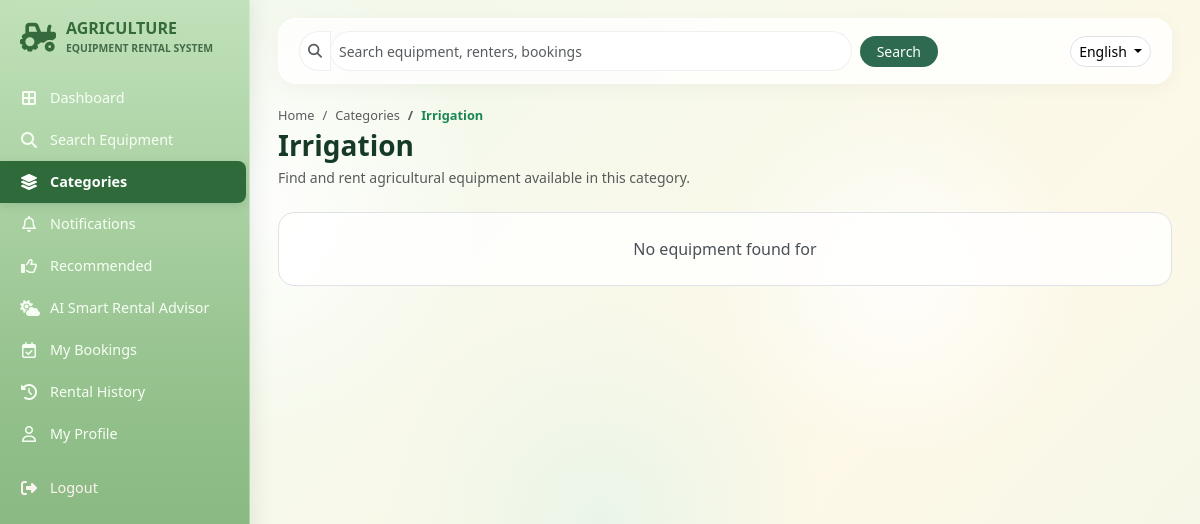
/category_items.php?category_id=3 (signed in), run on an earlier commit of the app's database.
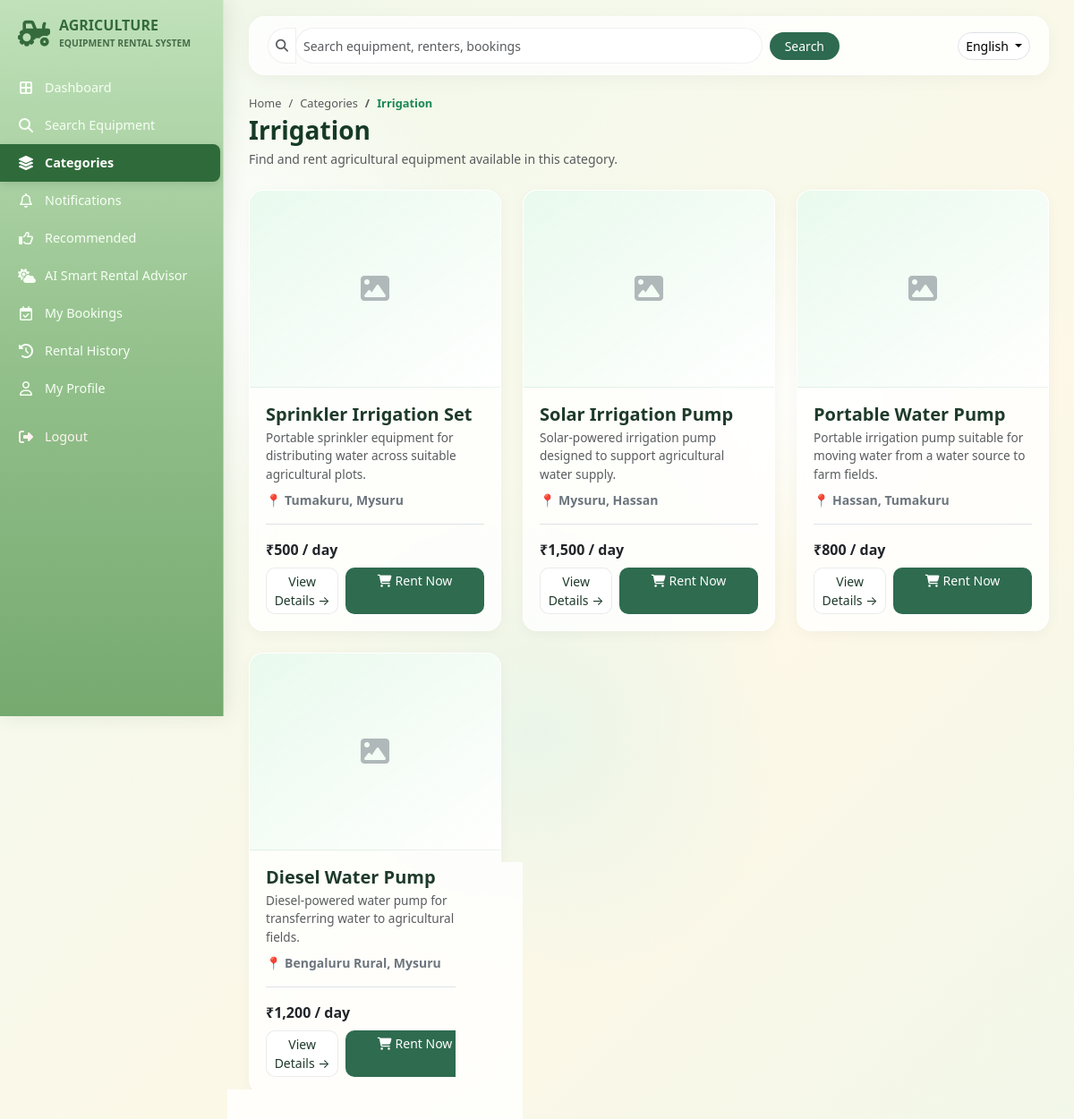
And on a later commit of the database.
### tables this page shows
CREATE TABLE `categories` (
  `category_id` int(11) NOT NULL,
  `category_name` varchar(50) NOT NULL,
  `description` text DEFAULT NULL,
  `image` varchar(255) DEFAULT NULL,
  `icon_class` varchar(50) DEFAULT 'fa-tractor'
);

CREATE TABLE `equipment` (
  `equipment_id` int(11) NOT NULL,
  `category_id` int(11) DEFAULT NULL,
  `lender_id` int(11) NOT NULL,
  `title` varchar(150) NOT NULL,
  `category` varchar(50) NOT NULL,
  `brand_model` varchar(100) NOT NULL,
  `power_hp` int(11) DEFAULT NULL,
  `drive_type` varchar(20) DEFAULT NULL,
  `model_year` int(11) DEFAULT NULL,
  `fuel_type` varchar(30) DEFAULT NULL,
  `working_width` varchar(50) DEFAULT NULL,
  `equipment_condition` enum('New','Good','Used') DEFAULT 'Good',
  `price_per_day` decimal(10,2) NOT NULL,
  `min_booking_days` int(11) DEFAULT 1,
  `service_location` varchar(100) NOT NULL,
  `distance_km` decimal(5,1) DEFAULT 5.0,
  `description` text DEFAULT NULL,
  `image` varchar(255) NOT NULL,
  `badge` enum('RECOMMENDED','POPULAR','TOP RATED','BEST PRICE','NONE') DEFAULT 'NONE',
  `status` enum('Available','Rented Out','Under Maintenance','Inactive') DEFAULT 'Available',
  `rating` decimal(2,1) DEFAULT 4.5,
  `rating_count` int(11) DEFAULT 0,
  `created_at` timestamp NOT NULL DEFAULT current_timestamp(),
  `is_featured` tinyint(1) DEFAULT 0,
  `latitude` decimal(10,8) DEFAULT NULL,
  `longitude` decimal(11,8) DEFAULT NULL
);

### includes/lang.php (called while the page is built, shortened)
<?php
$current_lang = $_SESSION['lang'] ?? 'en';
function __($key) {
    global $translations, $current_lang;
    return $translations[$current_lang][$key] ?? $translations['en'][$key] ?? $key;
}
?>

### category_items.php (the view, shortened to what the rows shown need)
<?php
require_once __DIR__ . '/includes/lang.php';
$current_lang = $_SESSION['lang'] ?? 'en';
$category_id = isset($_GET['category_id']) ? intval($_GET['category_id']) : 0;
$category = '';
if ($category_id > 0) {
    $category_query = "SELECT category_name
                       FROM categories
                       WHERE category_id = ?";
    $category_stmt = mysqli_prepare($conn, $category_query);
    if ($category_stmt) {
        mysqli_stmt_bind_param($category_stmt, "i", $category_id);
        mysqli_stmt_execute($category_stmt);
        $category_result = mysqli_stmt_get_result($category_stmt);
        if ($category_result && mysqli_num_rows($category_result) > 0) {
            $category_row = mysqli_fetch_assoc($category_result);
            $category = $category_row['category_name'];
        }
    }
}
$result = false;
if ($category_id > 0) {
    $query = "SELECT *
              FROM equipment
              WHERE category_id = ?
              ORDER BY equipment_id DESC";
    $stmt = mysqli_prepare($conn, $query);
    if ($stmt) {
        mysqli_stmt_bind_param($stmt, "i", $category_id);
        mysqli_stmt_execute($stmt);
        $result = mysqli_stmt_get_result($stmt);
    }
}
$category_description = 'Explore available equipment in this category.';
$view_details_label = 'View Details';
$day_label = 'day';
$translated_description = __('category_items_desc', '');
if (!empty($translated_description) && $translated_description !== 'category_items_desc') {
    $category_description = $translated_description;
}
?>
<!DOCTYPE html>
<html lang="<?= htmlspecialchars($current_lang); ?>">
<head>
    <link href="https://cdn.jsdelivr.net/npm/bootstrap@5.3.2/dist/css/bootstrap.min.css" rel="stylesheet">
    <link rel="stylesheet" href="https://cdnjs.cloudflare.com/ajax/libs/font-awesome/6.4.0/css/all.min.css">
</head>
<body>
<?php include __DIR__ . '/renter_sidebar.php'; ?>
<div class="main-wrapper">
    <div class="d-flex justify-content-between align-items-center mb-4">
        <div>
            <nav aria-label="breadcrumb">
                <ol class="breadcrumb mb-1" style="font-size: 0.8rem;">
                    <li class="breadcrumb-item"><a href="renter_dashboard.php?lang=<?= urlencode($current_lang); ?>" class="text-muted text-decoration-none"><?php echo __('home', 'Home'); ?></a></li>
                    <li class="breadcrumb-item"><a href="categories.php?lang=<?= urlencode($current_lang); ?>" class="text-muted text-decoration-none"><?php echo __('categories', 'Categories'); ?></a></li>
                    <li class="breadcrumb-item active text-success fw-semibold"><?php echo htmlspecialchars($category); ?></li>
                </ol>
            </nav>
            <h3 class="fw-bold mb-1" style="color:#163a26; font-weight:800;"><?php echo htmlspecialchars($category); ?></h3>
            <p class="text-muted small mb-0"><?= htmlspecialchars($category_description); ?></p>
        </div>
    </div>
    <div class="row g-4 mb-4">
        <?php if ($result && mysqli_num_rows($result) > 0): ?>
            <?php while ($eq = mysqli_fetch_assoc($result)): ?>
                <?php
                $eq_id = $eq['equipment_id'] ?? 0;
                $imgSrc = '';
                $has_valid_img = false;
                ?>
                <div class="col-lg-4 col-md-6">
                    <div class="eq-card">
                        <div class="eq-img-container">
                            <?php if ($has_valid_img): ?>
                                <img src="<?= htmlspecialchars($imgSrc); ?>" alt="<?= htmlspecialchars($eq['title'] ?? $eq['equipment_title'] ?? 'Equipment'); ?>">
                            <?php else: ?>
                                <div class="d-flex align-items-center justify-content-center h-100 text-muted">
                                    <i class="fa-solid fa-image fa-2x text-secondary opacity-50"></i>
                                </div>
                            <?php endif; ?>
                        </div>
                        <div class="eq-card-body">
                            <div>
                                <h5 class="fw-bold mb-1"><?= htmlspecialchars($eq['title'] ?? $eq['equipment_title'] ?? 'Unnamed Equipment'); ?></h5>
                                <p class="text-muted small mb-2" style="font-size: 0.85rem;"><?= htmlspecialchars($eq['description'] ?? ''); ?></p>
                                <p class="text-secondary small mb-3 fw-semibold">📍 <?= htmlspecialchars($eq['service_location'] ?? 'Location not specified'); ?></p>
                            </div>
                            <div>
                                <div class="d-flex align-items-center justify-content-between pt-3 border-top mb-2">
                                    <span class="text-dark fw-bold">₹<?= number_format($eq['price_per_day'] ?? $eq['price'] ?? 0); ?> / <?= htmlspecialchars($day_label); ?></span>
                                </div>
                                <div class="d-flex gap-2">
                                    <a href="equipment_details.php?equipment_id=<?= $eq_id; ?>&id=<?= $eq_id; ?>&from=category_items&category_id=<?= $category_id; ?>&lang=<?= urlencode($current_lang); ?>" class="btn btn-outline-secondary btn-sm w-50">
                                        <?= htmlspecialchars($view_details_label); ?> →
                                    </a>
                                    <a href="rent_now.php?equipment_id=<?= $eq_id; ?>&id=<?= $eq_id; ?>&lang=<?= urlencode($current_lang); ?>" class="btn btn-agro btn-sm w-100" style="background-color:#2d6a4f; color:white;">
                                        <i class="fa-solid fa-cart-shopping me-1"></i><?php echo __('rent_now', 'Rent Now'); ?>
                                    </a>
                                </div>
                            </div>
                        </div>
                    </div>
                </div>
            <?php endwhile; ?>
        <?php endif; ?>
    </div>
</div>
</body>
</html>

What changed in the data, as far as the page shows it:
added equipment: title "Sprinkler Irrigation Set", description "Portable sprinkler equipment for distributing water across suitable agricultural plots.", service_location "Tumakuru, Mysuru", price_per_day "500"
added equipment: title "Solar Irrigation Pump", description "Solar-powered irrigation pump designed to support agricultural water supply.", service_location "Mysuru, Hassan", price_per_day "1,500"
added equipment: title "Portable Water Pump", description "Portable irrigation pump suitable for moving water from a water source to farm fields.", service_location "Hassan, Tumakuru", price_per_day "800"
added equipment: title "Diesel Water Pump", description "Diesel-powered water pump for transferring water to agricultural fields.", service_location "Bengaluru Rural, Mysuru", price_per_day "1,200"
Also different on the page:
__('no_equipment_found','No equipment found in this category.'): "No equipment found for" → (not shown)
